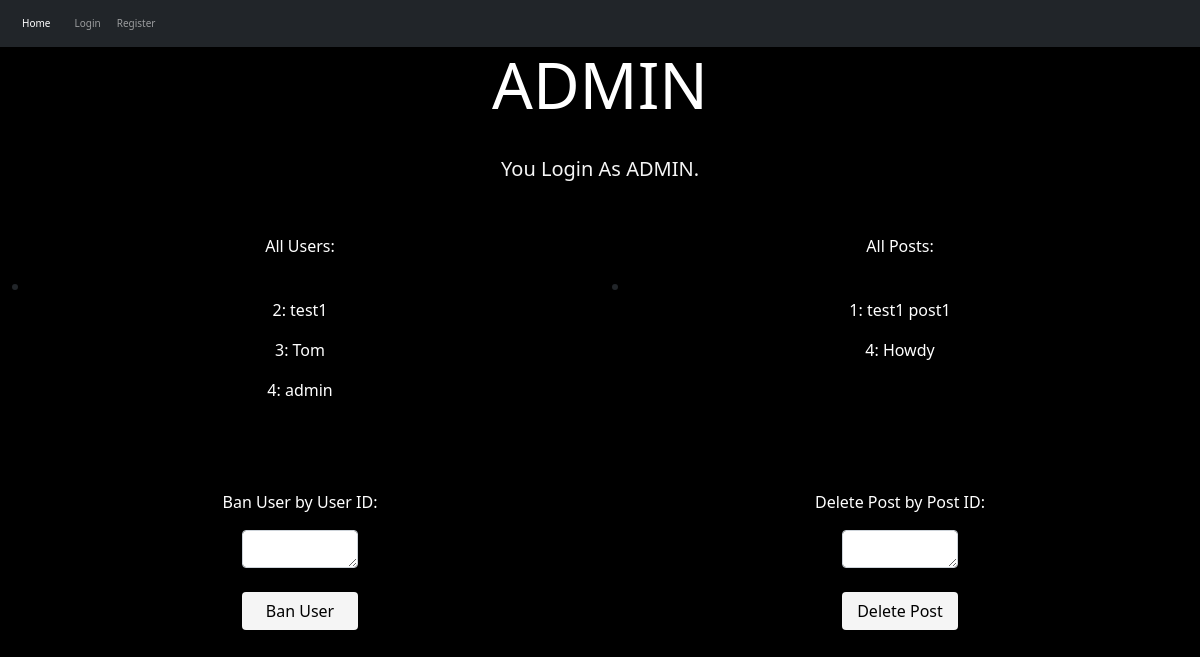
/admin, run on an earlier commit of the app's database.
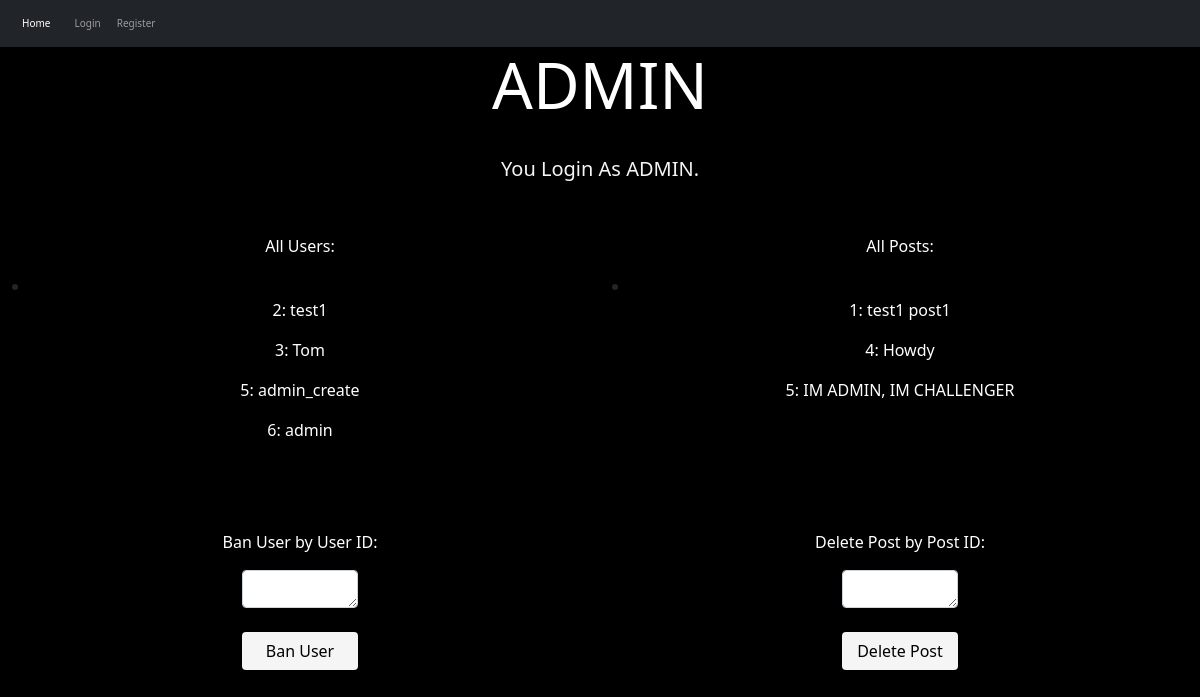
And on a later commit of the database.
### app/models.py (models this page shows, shortened)
class User(UserMixin, db.Model):
    __tablename__ = 'user'
    id = db.Column(db.Integer, primary_key=True)
    username = db.Column(db.String(64), index=True, unique=True)
    email = db.Column(db.String(120), index=True, unique=True)
    password_hash = db.Column(db.String(128))
    posts = db.relationship('Post', backref='author', lazy='dynamic')

class Post(db.Model):
    __tablename__ = 'post'
    id = db.Column(db.Integer, primary_key=True)
    body = db.Column(db.String(140))
    timestamp = db.Column(db.DateTime, index=True, default=datetime.utcnow)
    user_id = db .Column(db.Integer, db.ForeignKey('user.id'))
    comment = db.Column(db.String(140))
    img = db.Column(db.String(140))

### app/routes.py (the view, shortened to what this page needs)
@login_required
@app.route('/admin', methods=['GET', 'POST'])
def admin():
    user_list = db.session.query(User).all()
    post_list = db.session.query(Post).all()
    ban_user = User.query.get(request.form.get('ban_user'))
    delete_post = Post.query.get(request.form.get('delete_post'))
    return render_template('admin.html', user=current_user, user_list=user_list, post_list=post_list)

### app/templates/admin.html (shortened to what this page needs)
{% extends 'base.html' %}
{% block link %} <link rel="stylesheet" href="../static/css/admin_style.css" /> {% endblock %}
{% block content %}
    <h1 class="display-3"> ADMIN </h1>
    <p class="lead title">You Login As ADMIN.</p>
    <div class="container-fluid">
        <div class="row">
            <div class="col-md-6">
                <p class="data">All Users:</p>
                <li>
                    {% for user in user_list %}
                    <p class="data">{{ user.id }}: {{ user.username }}</p>
                    {% endfor %}
                </li>
            </div>
            <div class="col-md-6">
                <p class="data">All Posts:</p>
                <li>
                    {% for post in post_list %}
                    <p class="data">{{ post.id }}: {{ post.body }}</p>
                    {% endfor %}
                </li>
            </div>
        </div>
    </div>
    <br>
    <br>
    <br>
    <div class="container-fluid">
        <div class="row">
            <div class="col-md-6">
                <p class="data">Ban User by User ID:</p>
                <form method="POST">
                  <textarea rows="1" name="ban_user" class="form-control ban_user"></textarea>
                  <br>
                  <div align="center">
                    <button type="submit" class="btn delete_button">Ban User</button>
                  </div>
                </form>
            </div>
            <div class="col-md-6">
                <p class="data">Delete Post by Post ID:</p>
                <form method="POST">
                  <textarea rows="1" name="delete_post" class="form-control ban_user"></textarea>
                  <br>
                  <div align="center">
                    <button type="submit" class="btn delete_button">Delete Post</button>
                  </div>
                </form>
            </div>
        </div>
    </div>
{% endblock%}

### app/templates/base.html (shortened to what this page needs)
<!DOCTYPE html>
<html lang="en">
	<head>
		<link href="https://cdn.jsdelivr.net/npm/bootstrap@5.0.1/dist/css/bootstrap.min.css" rel="stylesheet"
>
		<link rel="stylesheet" href="../static/bootstrap-5.0.1-dist/css/bootstrap-grid.min.css" />
		<link rel="stylesheet" href="../static/bootstrap-5.0.1-dist/css/bootstrap-grid.css" />
        <link rel="stylesheet" href="../static/css/index_style.css" />
        {% block link %} <link rel="stylesheet" href="../static/css/index_style.css" /> {% endblock %}
	</head>
	<body>
		 <nav class="navbar navbar-expand-md navbar-dark bg-dark" aria-label="Fourth navbar example">
		   <div class="container-fluid navbar_item">
		     <a class="navbar-brand" href="{{ url_for('home') }}">Home</a>
		     <div class="collapse navbar-collapse" id="navbarsExample04">
                 <ul class="navbar-nav me-auto mb-2 mb-lg-0">
                 {% if user.is_authenticated %}
                 <li class="nav-item">
		           <a class="nav-link " aria-current="page" href="{{ url_for('personal_page') }}">Personal Page</a>
		         </li>
		         <li class="nav-item">
		           <a class="nav-link " aria-current="page" href="{{ url_for('explore') }}">Explore</a>
		         </li>
				 <li class="nav-item">
				   <a class="nav-link" aria-current="page" href="{{ url_for('pre_chat') }}">Chat</a>
				 </li>
				 <li class="nav-item">
				   <a class="nav-link" aria-current="page" href="{{ url_for('search') }}">Search</a>
				 </li>
                 <li class="nav-item dropdown">
                      <a class="nav-link dropdown-toggle" href="#" id="navbarDropdownMenuLink" role="button" data-bs-toggle="dropdown" aria-expanded="false">
                        API List
                      </a>
                      <ul class="dropdown-menu" aria-labelledby="navbarDropdownMenuLink">
                        <li><a class="dropdown-item" href="{{ url_for('weather') }}">Game City Weather</a></li>
                        <li><a class="dropdown-item" href="{{ url_for('summoner') }}">Search Summoner Info</a></li>
                      </ul>
                 </li>
                 {% if user.username=='admin' %}
                     <li class="nav-item dropdown">
                      <a class="nav-link dropdown-toggle" href="#" id="navbarDropdownMenuLink" role="button" data-bs-toggle="dropdown" aria-expanded="false">
                        ADMIN
                      </a>
                      <ul class="dropdown-menu" aria-labelledby="navbarDropdownMenuLink">
                        <li><a class="dropdown-item" href="{{ url_for('admin') }}">Delete User/Post</a></li>
                        <li><a class="dropdown-item" href="{{ url_for('admin_createuser') }}">Create User</a></li>
                      </ul>
                    </li>
                 {% endif %}
		       </ul>
			   <ul class="navbar-nav ml-auto">
			     <li class="nav-item">
			       <a class="nav-link" href="{{ url_for('logout') }}">Logout</a>
			     </li>
               {% else %}
                 <li class="nav-item">
			       <a class="nav-link" aria-current="page" href="{{ url_for('login') }}">Login</a>
			     </li>
                 <li class="nav-item">
			       <a class="nav-link" href="{{ url_for('register') }}">Register</a>
			     </li>
			   </ul>
               {% endif %}
		     </div>
		   </div>
		 </nav>
        {% block content %}
        {% endblock %}
	</body>
</html>

### app/static/css/index_style.css (style rules this page uses)
body { background-color: #000000; }
.navbar_item { display: block; margin-left: 10px; }
.navbar_item a { font-size: 10px; }
.title { text-align: center; color: whitesmoke; display: block; margin-top: 30px; margin-bottom: 50px; }

### app/static/css/admin_style.css (style rules this page uses)
h1 { color: white; text-align: center; }
.title { text-align: center; }
.data { color: white; text-align: center; }
.ban_user { display: block; margin: auto; width: 20%; }
.delete_button { color: black; background-color: whitesmoke; width: 20%; }

What changed in the data, as far as the page shows it:
removed User: id "4", username "admin"
added User: id "5", username "admin_create"
added User: id "6", username "admin"
added Post: id "5", body "IM ADMIN, IM CHALLENGER"
